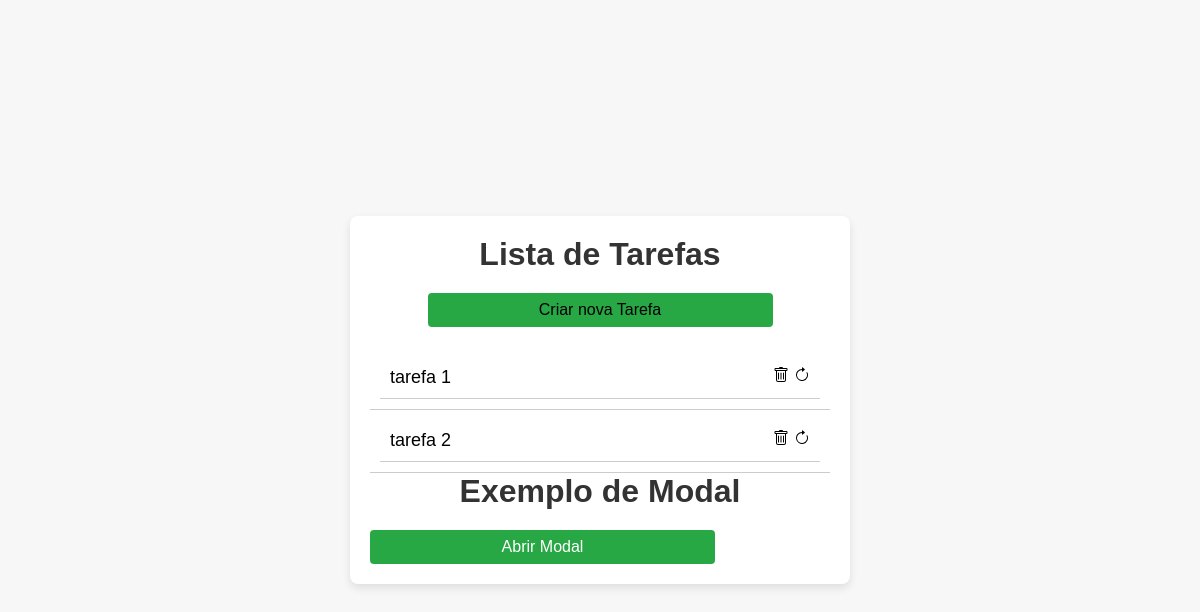
The app's page /, older data.
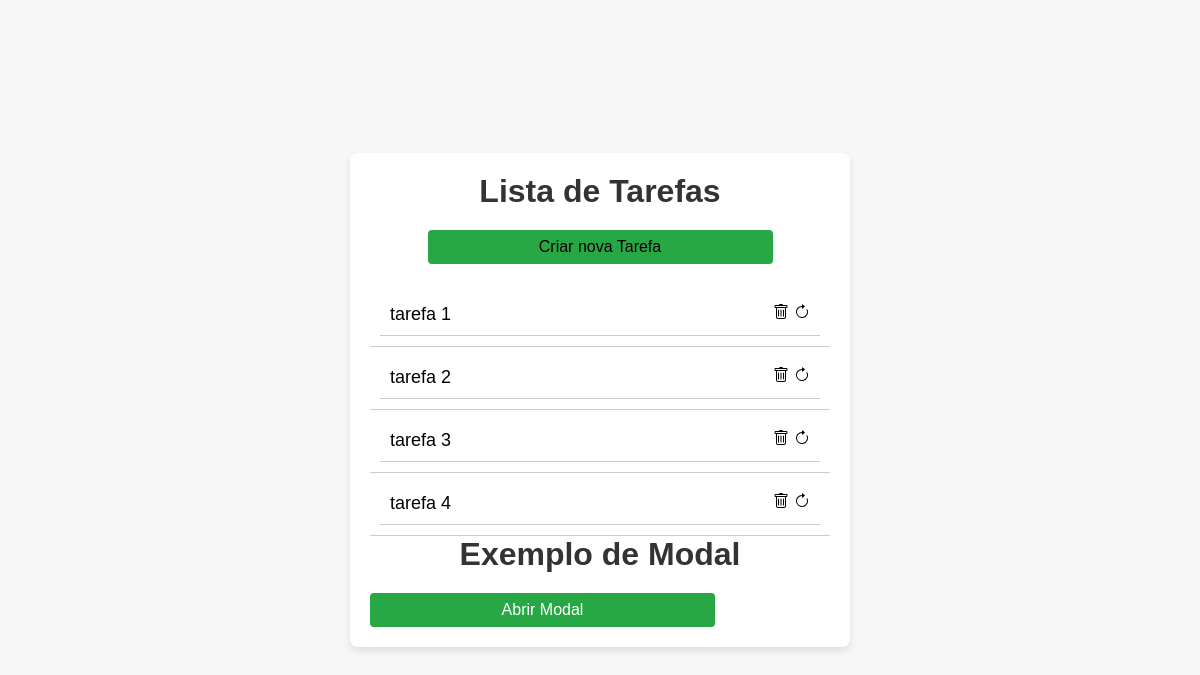
The same page, newer data.
### tasks/models.py (models this page shows, shortened)
class Task(models.Model):
    title = models.CharField(max_length=200)
    completed = models.BooleanField(default=False)

### tasks/views.py (the view)
# urls.py: path('', task_list, name='task_list'),
def task_list(request):
  tasks = Task.objects.all()
  return render(request, 'tasks/task_list.html', {'tasks': tasks})

### templates/tasks/task_list.html (shortened to what this page needs)
{% load static %}
<!DOCTYPE html>
<html lang="pt-br">
  <head>
    <link rel="stylesheet" href="{% static 'css/main.css' %}" />
  </head>
  <body>
    <div class="todo-container">
      <h1>Lista de Tarefas</h1>
      <div class="input-container">
        <button id="add-task-btn" ><a href="http://localhost:8000/create"> Criar nova Tarefa</a></button>
      </div>
      <ul id="todo-list">
        {% for task in tasks %}
        <li id = "task_card" >
          {% if task.completed == True%}
          <div class="task task_completed">
            <span>{{ task.title }} </span>
            <div class="button">
              <a href="http://127.0.0.1:8000/delete/{{task.id}}">
                <svg xmlns="http://www.w3.org/2000/svg" width="16" height="16" fill="currentColor" class="bi bi-trash" viewBox="0 0 16 16">
                  <path d="M5.5 5.5A.5.5 0 0 1 6 6v6a.5.5 0 0 1-1 0V6a.5.5 0 0 1 .5-.5m2.5 0a.5.5 0 0 1 .5.5v6a.5.5 0 0 1-1 0V6a.5.5 0 0 1 .5-.5m3 .5a.5.5 0 0 0-1 0v6a.5.5 0 0 0 1 0z"/>
                  <path d="M14.5 3a1 1 0 0 1-1 1H13v9a2 2 0 0 1-2 2H5a2 2 0 0 1-2-2V4h-.5a1 1 0 0 1-1-1V2a1 1 0 0 1 1-1H6a1 1 0 0 1 1-1h2a1 1 0 0 1 1 1h3.5a1 1 0 0 1 1 1zM4.118 4 4 4.059V13a1 1 0 0 0 1 1h6a1 1 0 0 0 1-1V4.059L11.882 4zM2.5 3h11V2h-11z"/>
                </svg>
              </a>
              <a href="http://127.0.0.1:8000/update/{{task.id}}">
                <svg xmlns="http://www.w3.org/2000/svg" width="16" height="16" fill="currentColor" class="bi bi-arrow-clockwise" viewBox="0 0 16 16">
                  <path fill-rule="evenodd" d="M8 3a5 5 0 1 0 4.546 2.914.5.5 0 0 1 .908-.417A6 6 0 1 1 8 2z"/>
                  <path d="M8 4.466V.534a.25.25 0 0 1 .41-.192l2.36 1.966c.12.1.12.284 0 .384L8.41 4.658A.25.25 0 0 1 8 4.466"/>
                </svg>
              </a>
            </div>
          </div>
          {% else%}
          <div class="task">
            <span>{{ task.title }} </span>
            <div class="button">
              <a href="http://127.0.0.1:8000/delete/{{task.id}}">
              </a>
              <a href="http://127.0.0.1:8000/update/{{task.id}}">
              </a>
            </div>
          </div>
          {% endif %}
        </li>
        {% empty %}
        <li>Nenhuma Tarefa Encontrada</li>
        {% endfor %}
      </ul>
      <h1>Exemplo de Modal</h1>
      <button id="openModalBtn">Abrir Modal</button>
    </div>
  </body>
</html>

Row changes from the older to the newer data that the page shows:
added Task: title "tarefa 3"
added Task: title "tarefa 4"
